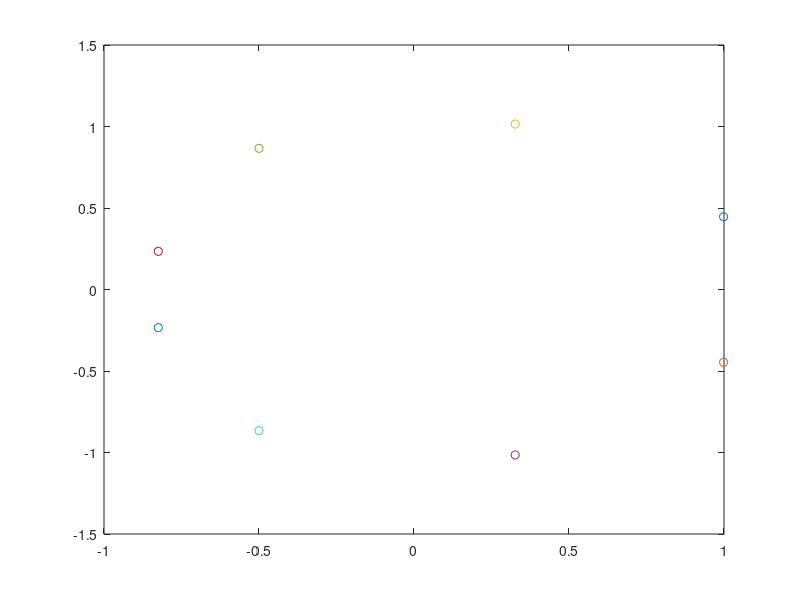

Write MATLAB code to recreate this figure.
% Plot complex root of polynomial function

clear;
clc;
fonction = [1 0 0 0 0 0 0 1 1];    % x^8 + x + 1

% calclate root
racines = roots(fonction);

% convert result to list
racine_complex = [racines];


% loop through roots
for i = 1:size(racine_complex)
   racine = racine_complex(i);
   partie_reelle = real(racine);
   partie_img = imag(racine);
   
   plot([partie_reelle], [partie_img], 'o');
   hold on;   
endfor
